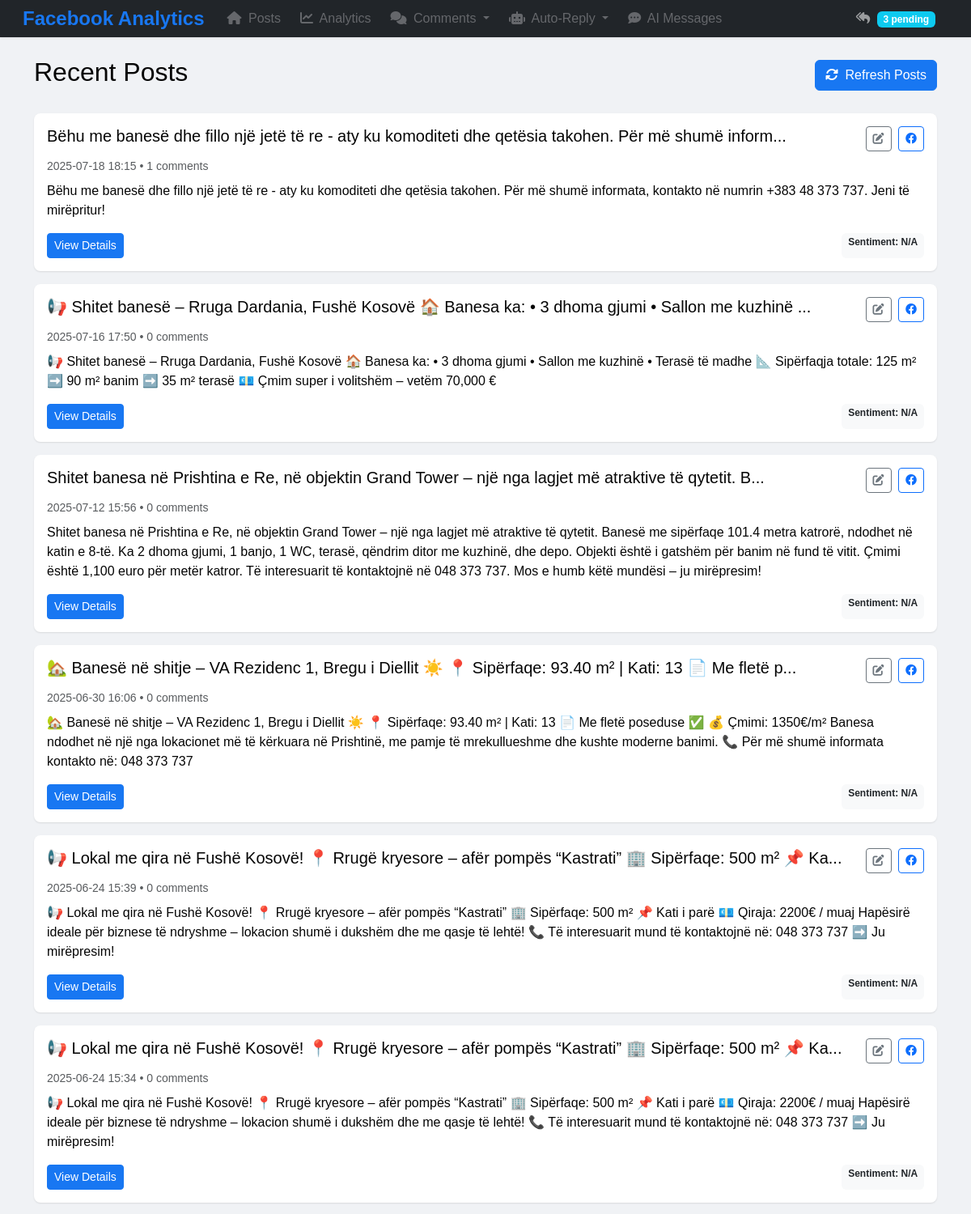
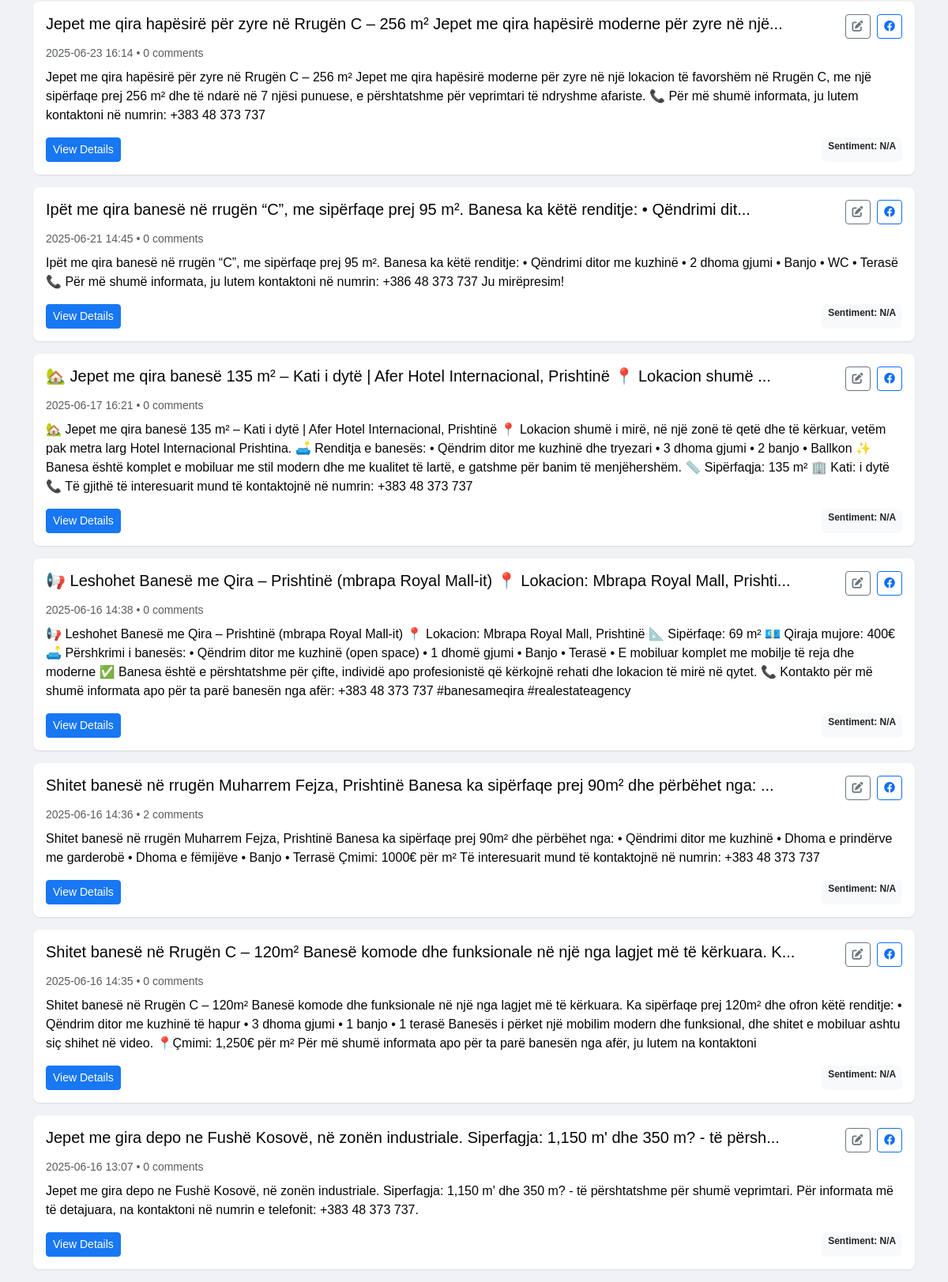
The page / on the database its author committed (2 pictures, top to bottom).
### models.py (models this page shows, shortened)
class Post(Base):
    __tablename__ = 'posts'
    id = Column(Integer, primary_key=True)
    page_id = Column(String(100), nullable=False)
    post_id = Column(String(100), unique=True, nullable=False)
    message = Column(String(1000))
    created_time = Column(DateTime, nullable=False)
    avg_sentiment = Column(Float, default=0.0)
    trending_topics = Column(String(500))
    comments = relationship("Comment", backref="post_rel", lazy="select")
    @property
    def facebook_url(self):
        if self.post_id and self.page_id:
            if self.post_id.startswith(self.page_id):
                return f"https://www.facebook.com/{self.post_id}"
            else:
                return f"https://www.facebook.com/{self.page_id}/posts/{self.post_id.split('_')[-1]}"
        elif self.post_id:
            return f"https://www.facebook.com/{self.post_id}"
        else:
            return "#"

### app.py (the view)
@app.route('/')
def index():
    session = Session()
    try:
        posts = session.query(Post).order_by(Post.created_time.desc()).all()
        return render_template('index.html', posts=posts)
    except Exception as e:
        return f"Error retrieving posts: {str(e)}"
    finally:
        session.close()

### app.py (called while the page is built)
@app.context_processor
def inject_csrf_token():
    from flask_wtf.csrf import generate_csrf
    return dict(csrf_token=generate_csrf)

@app.context_processor
def inject_global_vars():
    return {
        'FACEBOOK_PAGE_NAME': os.getenv('FACEBOOK_PAGE_NAME', 'N/A')
    }

@app.context_processor
def inject_pending_comments_count():
    try:
        session = Session()
        pending_count = session.query(Comment).filter_by(ai_responded=False).count()
        session.close()
        return {'pending_comments_count': pending_count}
    except:
        return {'pending_comments_count': 0}

### templates/index.html (shortened to what this page needs)
{% extends "base.html" %}
{% block content %}
<div class="row">
    <div class="col-12">
        <div class="d-flex justify-content-between align-items-center mb-4">
            <h2>Recent Posts</h2>
            <a href="{{ url_for('fetch_posts') }}" class="btn btn-primary">
                <i class="fas fa-sync-alt me-1"></i> Refresh Posts
            </a>
        </div>
        {% if posts %}
            {% for post in posts %}
                <div class="post-card">
                    <div class="d-flex justify-content-between align-items-start mb-2">
                        <h5 class="mb-0">{{ post.message[:100] }}{% if post.message|length > 100 %}...{% endif %}</h5>
                        <div>
                            <a href="{{ url_for('edit_post', post_id=post.post_id) }}" class="btn btn-sm btn-outline-secondary me-1">
                                <i class="fas fa-edit"></i>
                            </a>
                            <a href="{{ post.facebook_url }}" target="_blank" class="btn btn-sm btn-outline-primary">
                                <i class="fab fa-facebook"></i>
                            </a>
                        </div>
                    </div>
                    <p class="text-muted small mb-2">
                        {{ post.created_time.strftime('%Y-%m-%d %H:%M') }} •
                        {{ post.comments|length }} comments
                    </p>
                    <p class="mb-3">{{ post.message }}</p>
                    <div class="d-flex justify-content-between">
                        <a href="{{ url_for('post_analysis', post_id=post.post_id) }}" class="btn btn-sm btn-primary">
                            View Details
                        </a>
                        <span class="badge bg-light text-dark">
                            Sentiment: {{ post.avg_sentiment|round(2) if post.avg_sentiment else 'N/A' }}
                        </span>
                    </div>
                </div>
            {% endfor %}
        {% endif %}
    </div>
</div>
{% endblock %}

### templates/base.html (shortened to what this page needs)
<!DOCTYPE html>
<html lang="en">
<head>
    <link href="https://cdn.jsdelivr.net/npm/bootstrap@5.3.0/dist/css/bootstrap.min.css" rel="stylesheet">
    <link rel="stylesheet" href="https://cdnjs.cloudflare.com/ajax/libs/font-awesome/6.4.0/css/all.min.css">
</head>
<body>
<nav class="navbar navbar-expand-lg navbar-dark bg-dark">
    <div class="container-fluid">
        <a class="navbar-brand" href="{{ url_for('index') }}">Facebook Analytics</a>
        <div class="collapse navbar-collapse" id="navbarNav">
            <ul class="navbar-nav me-auto">
                <li class="nav-item">
                    <a class="nav-link" href="{{ url_for('index') }}">
                        <i class="fas fa-home me-1"></i> Posts
                    </a>
                </li>
                 <li class="nav-item">
                    <a class="nav-link" href="{{ url_for('analytics') }}">
                        <i class="fas fa-chart-line me-1"></i> Analytics
                    </a>
                </li>
                <li class="nav-item dropdown">
                    <a class="nav-link dropdown-toggle" href="#" id="commentsDropdown" role="button"
                       data-bs-toggle="dropdown" aria-expanded="false">
                        <i class="fas fa-comments me-1"></i> Comments
                    </a>
                </li>
                <li class="nav-item dropdown">
                    <a class="nav-link dropdown-toggle" href="#" id="autoReplyDropdown" role="button"
                       data-bs-toggle="dropdown" aria-expanded="false">
                        <i class="fas fa-robot me-1"></i> Auto-Reply
                    </a>
                </li>
                <li class="nav-item">
                    <a class="nav-link" href="{{ url_for('ai_message_responses') }}">
                        <i class="fas fa-comment-dots me-1"></i> AI Messages
                    </a>
                </li>
            </ul>
            <div class="d-flex">
                <span class="navbar-text me-3">
                    <i class="fas fa-reply-all me-1"></i>
                    <span class="badge bg-info">{{ pending_comments_count }} pending</span>
                </span>
            </div>
        </div>
    </div>
</nav>
    <div class="container mt-4">
        {% block content %}{% endblock %}
    </div>
</body>
</html>

### templates/base.html (style rules this page uses)
:root { --fb-blue: #1877f2; --fb-dark-blue: #166fe5; --fb-gray: #f0f2f5; --fb-dark-gray: #e4e6eb; --fb-text: #050505; --fb-text-secondary: #65676b; }
body { background-color: var(--fb-gray); color: var(--fb-text); font-family: Helvetica, Arial, sans-serif; }
.navbar { background-color: white; box-shadow: 0 1px 3px rgba(0, 0, 0, 0.1); padding: 0 16px; }
.navbar-brand { color: var(--fb-blue); font-weight: bold; font-size: 24px; }
.nav-link { color: var(--fb-text-secondary); font-weight: 500; padding: 8px 12px; border-radius: 8px; margin: 0 4px; }
.btn-primary { background-color: var(--fb-blue); border-color: var(--fb-blue); }
.post-card { background: white; border-radius: 8px; padding: 16px; margin-bottom: 16px; box-shadow: 0 1px 2px rgba(0, 0, 0, 0.1); }

### rows shown on the page
Post: message "Bëhu me banesë dhe fillo një jetë të re - aty ku komoditeti dhe qetësia takohen. Për më shumë inform", created_time "2025-07-18 18:15", comments|length "1", message "Bëhu me banesë dhe fillo një jetë të re - aty ku komoditeti dhe qetësia takohen. Për më shumë informata, kontakto në numrin +383 48 373 737. Jeni të mirëpritur!", avg_sentiment "N/A"
Post: message "📢 Shitet banesë – Rruga Dardania, Fushë Kosovë 🏠 Banesa ka: • 3 dhoma gjumi • Sallon me kuzhinë", created_time "2025-07-16 17:50", comments|length "0", message "📢 Shitet banesë – Rruga Dardania, Fushë Kosovë 🏠 Banesa ka: • 3 dhoma gjumi • Sallon me kuzhinë • Terasë të madhe 📐 Sipërfaqja totale: 125 m² ➡️ 90 m² banim ➡️ 35 m² terasë 💶 Çmim super i volitshëm – vetëm 70,000 €", avg_sentiment "N/A"
Post: message "Shitet banesa në Prishtina e Re, në objektin Grand Tower – një nga lagjet më atraktive të qytetit. B", created_time "2025-07-12 15:56", comments|length "0", message "Shitet banesa në Prishtina e Re, në objektin Grand Tower – një nga lagjet më atraktive të qytetit. Banesë me sipërfaqe 101.4 metra katrorë, ndodhet në katin e 8-të. Ka 2 dhoma gjumi, 1 banjo, 1 WC, terasë, qëndrim ditor me kuzhinë, dhe depo. Objekti është i gatshëm për banim në fund të vitit. Çmimi është 1,100 euro për metër katror. Të interesuarit të kontaktojnë në 048 373 737. Mos e humb këtë mundësi – ju mirëpresim!", avg_sentiment "N/A"
Post: message "🏡 Banesë në shitje – VA Rezidenc 1, Bregu i Diellit ☀️ 📍 Sipërfaqe: 93.40 m² | Kati: 13 📄 Me fletë p", created_time "2025-06-30 16:06", comments|length "0", message "🏡 Banesë në shitje – VA Rezidenc 1, Bregu i Diellit ☀️ 📍 Sipërfaqe: 93.40 m² | Kati: 13 📄 Me fletë poseduse ✅ 💰 Çmimi: 1350€/m² Banesa ndodhet në një nga lokacionet më të kërkuara në Prishtinë, me pamje të mrekullueshme dhe kushte moderne banimi. 📞 Për më shumë informata kontakto në: 048 373 737", avg_sentiment "N/A"
Post: message "📢 Lokal me qira në Fushë Kosovë! 📍 Rrugë kryesore – afër pompës “Kastrati” 🏢 Sipërfaqe: 500 m² 📌 Ka", created_time "2025-06-24 15:39", comments|length "0", message "📢 Lokal me qira në Fushë Kosovë! 📍 Rrugë kryesore – afër pompës “Kastrati” 🏢 Sipërfaqe: 500 m² 📌 Kati i parë 💶 Qiraja: 2200€ / muaj Hapësirë ideale për biznese të ndryshme – lokacion shumë i dukshëm dhe me qasje të lehtë! 📞 Të interesuarit mund të kontaktojnë në: 048 373 737 ➡️ Ju mirëpresim!", avg_sentiment "N/A"
Post: message "📢 Lokal me qira në Fushë Kosovë! 📍 Rrugë kryesore – afër pompës “Kastrati” 🏢 Sipërfaqe: 500 m² 📌 Ka", created_time "2025-06-24 15:34", comments|length "0", message "📢 Lokal me qira në Fushë Kosovë! 📍 Rrugë kryesore – afër pompës “Kastrati” 🏢 Sipërfaqe: 500 m² 📌 Kati i parë 💶 Qiraja: 2200€ / muaj Hapësirë ideale për biznese të ndryshme – lokacion shumë i dukshëm dhe me qasje të lehtë! 📞 Të interesuarit mund të kontaktojnë në: 048 373 737 ➡️ Ju mirëpresim!", avg_sentiment "N/A"
Post: message "Jepet me qira hapësirë për zyre në Rrugën C – 256 m² Jepet me qira hapësirë moderne për zyre në një", created_time "2025-06-23 16:14", comments|length "0", message "Jepet me qira hapësirë për zyre në Rrugën C – 256 m² Jepet me qira hapësirë moderne për zyre në një lokacion të favorshëm në Rrugën C, me një sipërfaqe prej 256 m² dhe të ndarë në 7 njësi punuese, e përshtatshme për veprimtari të ndryshme afariste. 📞 Për më shumë informata, ju lutem kontaktoni në numrin: +383 48 373 737", avg_sentiment "N/A"
Post: message "Ipët me qira banesë në rrugën “C”, me sipërfaqe prej 95 m². Banesa ka këtë renditje: • Qëndrimi dit", created_time "2025-06-21 14:45", comments|length "0", message "Ipët me qira banesë në rrugën “C”, me sipërfaqe prej 95 m². Banesa ka këtë renditje: • Qëndrimi ditor me kuzhinë • 2 dhoma gjumi • Banjo • WC • Terasë 📞 Për më shumë informata, ju lutem kontaktoni në numrin: +386 48 373 737 Ju mirëpresim!", avg_sentiment "N/A"
Post: message "🏡 Jepet me qira banesë 135 m² – Kati i dytë | Afer Hotel Internacional, Prishtinë 📍 Lokacion shumë", created_time "2025-06-17 16:21", comments|length "0", message "🏡 Jepet me qira banesë 135 m² – Kati i dytë | Afer Hotel Internacional, Prishtinë 📍 Lokacion shumë i mirë, në një zonë të qetë dhe të kërkuar, vetëm pak metra larg Hotel Internacional Prishtina. 🛋️ Renditja e banesës: • Qëndrim ditor me kuzhinë dhe tryezari • 3 dhoma gjumi • 2 banjo • Ballkon ✨ Banesa është komplet e mobiluar me stil modern dhe me kualitet të lartë, e gatshme për banim të menjëhershëm. 📏 Sipërfaqja: 135 m² 🏢 Kati: i dytë 📞 Të gjithë të interesuarit mund të kontaktojnë në numrin: +383 48 373 737", avg_sentiment "N/A"
Post: message "📢 Leshohet Banesë me Qira – Prishtinë (mbrapa Royal Mall-it) 📍 Lokacion: Mbrapa Royal Mall, Prishti", created_time "2025-06-16 14:38", comments|length "0", message "📢 Leshohet Banesë me Qira – Prishtinë (mbrapa Royal Mall-it) 📍 Lokacion: Mbrapa Royal Mall, Prishtinë 📐 Sipërfaqe: 69 m² 💶 Qiraja mujore: 400€ 🛋️ Përshkrimi i banesës: • Qëndrim ditor me kuzhinë (open space) • 1 dhomë gjumi • Banjo • Terasë • E mobiluar komplet me mobilje të reja dhe moderne ✅ Banesa është e përshtatshme për çifte, individë apo profesionistë që kërkojnë rehati dhe lokacion të mirë në qytet. 📞 Kontakto për më shumë informata apo për ta parë banesën nga afër: +383 48 373 737 #banesameqira #realestateagency", avg_sentiment "N/A"
Post: message "Shitet banesë në rrugën Muharrem Fejza, Prishtinë Banesa ka sipërfaqe prej 90m² dhe përbëhet nga:", created_time "2025-06-16 14:36", comments|length "2", message "Shitet banesë në rrugën Muharrem Fejza, Prishtinë Banesa ka sipërfaqe prej 90m² dhe përbëhet nga: • Qëndrimi ditor me kuzhinë • Dhoma e prindërve me garderobë • Dhoma e fëmijëve • Banjo • Terrasë Çmimi: 1000€ për m² Të interesuarit mund të kontaktojnë në numrin: +383 48 373 737", avg_sentiment "N/A"
Post: message "Shitet banesë në Rrugën C – 120m² Banesë komode dhe funksionale në një nga lagjet më të kërkuara. K", created_time "2025-06-16 14:35", comments|length "0", message "Shitet banesë në Rrugën C – 120m² Banesë komode dhe funksionale në një nga lagjet më të kërkuara. Ka sipërfaqe prej 120m² dhe ofron këtë renditje: • Qëndrim ditor me kuzhinë të hapur • 3 dhoma gjumi • 1 banjo • 1 terasë Banesës i përket një mobilim modern dhe funksional, dhe shitet e mobiluar ashtu siç shihet në video. 📍Çmimi: 1,250€ për m² Për më shumë informata apo për ta parë banesën nga afër, ju lutem na kontaktoni", avg_sentiment "N/A"
Post: message "Jepet me gira depo ne Fushë Kosovë, në zonën industriale. Siperfagja: 1,150 m' dhe 350 m? - të përsh", created_time "2025-06-16 13:07", comments|length "0", message "Jepet me gira depo ne Fushë Kosovë, në zonën industriale. Siperfagja: 1,150 m' dhe 350 m? - të përshtatshme për shumë veprimtari. Për informata më të detajuara, na kontaktoni në numrin e telefonit: +383 48 373 737.", avg_sentiment "N/A"

### other values the page prints
{{ pending_comments_count }} "3"
